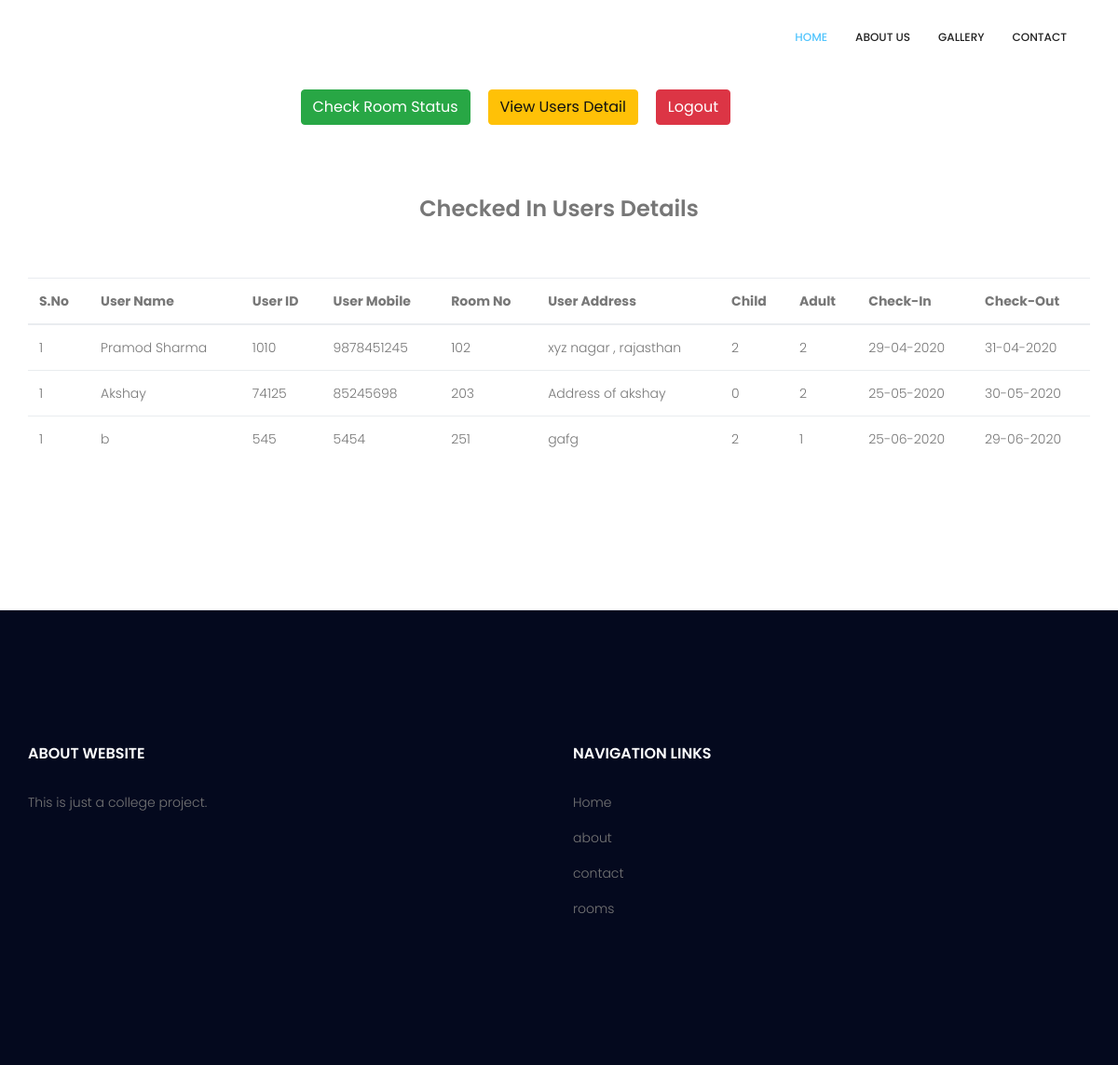
/admin/admin_dashboard.php, run on the app's committed database.
### tables this page shows
CREATE TABLE `single_non_ac` (
  `s_no` int(11) NOT NULL,
  `room_no` int(11) NOT NULL,
  `holder_name` varchar(100) NOT NULL,
  `holder_id` int(11) NOT NULL,
  `holder_mobile` varchar(100) NOT NULL,
  `holder_address` varchar(250) NOT NULL,
  `child` int(11) NOT NULL,
  `adult` int(11) NOT NULL,
  `in_date` varchar(100) NOT NULL,
  `out_date` varchar(100) NOT NULL,
  `status` int(11) NOT NULL
);

CREATE TABLE `double_non_ac` (
  `s_no` int(11) NOT NULL,
  `room_no` int(11) NOT NULL,
  `holder_name` varchar(100) DEFAULT NULL,
  `holder_id` int(11) DEFAULT NULL,
  `holder_mobile` varchar(100) DEFAULT NULL,
  `holder_address` varchar(250) DEFAULT NULL,
  `child` int(11) DEFAULT NULL,
  `adult` int(11) DEFAULT NULL,
  `in_date` varchar(100) DEFAULT NULL,
  `out_date` varchar(100) DEFAULT NULL,
  `status` int(11) NOT NULL
);

CREATE TABLE `double_ac` (
  `s_no` int(11) NOT NULL,
  `room_no` int(11) NOT NULL,
  `holder_name` varchar(100) DEFAULT NULL,
  `holder_id` int(11) DEFAULT NULL,
  `holder_mobile` varchar(100) DEFAULT NULL,
  `holder_address` varchar(250) DEFAULT NULL,
  `child` int(11) DEFAULT NULL,
  `adult` int(11) DEFAULT NULL,
  `in_date` varchar(100) DEFAULT NULL,
  `out_date` varchar(100) DEFAULT NULL,
  `status` int(11) NOT NULL
);

### admin/admin_dashboard.php (the view, shortened to what this page needs)
<!doctype html>
<html lang="en">
    <head>
        <link rel="stylesheet" href="../css/bootstrap.css">
        <link rel="stylesheet" href="../vendors/linericon/style.css">
        <link rel="stylesheet" href="../css/font-awesome.min.css">
        <link rel="stylesheet" href="../vendors/owl-carousel/owl.carousel.min.css">
        <link rel="stylesheet" href="../vendors/bootstrap-datepicker/bootstrap-datetimepicker.min.css">
        <link rel="stylesheet" href="../vendors/nice-select/css/nice-select.css">
        <link rel="stylesheet" href="../vendors/owl-carousel/owl.carousel.min.css">
        <link rel="stylesheet" href="../css/style.css">
        <link rel="stylesheet" href="../css/responsive.css">
    </head>
    <body>
        <header class="header_area">
            <div class="container">
                <nav class="navbar navbar-expand-lg navbar-light">
                    <div class="collapse navbar-collapse offset" id="navbarSupportedContent">
                        <ul class="nav navbar-nav menu_nav ml-auto">
                            <li class="nav-item active"><a class="nav-link" href="../index.html">Home</a></li>
                            <li class="nav-item"><a class="nav-link" href="../about.html">About us</a></li>
                            <li class="nav-item"><a class="nav-link" href="../gallery.html">Gallery</a></li>
                            <li class="nav-item"><a class="nav-link" href="../contact.html">Contact</a></li>
                        </ul>
                    </div>
                </nav>
            </div>
        </header>
        <br><br><br><br>
        <div class="container">
        <div class="row">
            <div class="col-md-3"></div>
            <div class="col-md-7">
                <form action="" method="post">
                    <a class="btn btn-success" href="rooms.php">Check Room Status</a>
                    <a class="btn btn-warning" href="admin_dashboard.php">View Users Detail</a>
                    <a class="btn btn-danger" href="logout.php">Logout</a>
                </form>
            </div>
            <div class="col-md-2"></div>
        </div>
        </div>
        <br><br><br>
       <div class="container">
       <div class="row">
       	<div class="col-md-12">
       		<center><h3>Checked In Users Details</h3></center>
       	</div>
       </div><br><br>
        <div class="row">
        	<div class="col-md-12">
                <table class="table">
                    <thead>
                        <tr>
                            <th>S.No</th>
                            <th>User Name</th>
                            <th>User ID</th>
                            <th>User Mobile</th>
                            <th>Room No</th>
                            <th>User Address</th>
                            <th>Child</th>
                            <th>Adult</th>
                            <th>Check-In</th>
                            <th>Check-Out</th>
                        </tr>
                    </thead>
        		<?php
                    $user_count = 0;
                    $connection = mysqli_connect("localhost","root","");
                    $query = "select * from single_non_ac where status = 1;";
                    $query_run = mysqli_query($connection,$query);
                    while($row = mysqli_fetch_assoc($query_run)){
                        $user_count = $user_count + 1;
                        ?>
                            <tr>
                                <td><?php echo $user_count;?></td>
                                <td><?php echo $row['holder_name'];?></td>
                                <td><?php echo $row['holder_id'];?></td>
                                <td><?php echo $row['holder_mobile'];?></td>
                                <td><?php echo $row['room_no'];?></td>
                                <td><?php echo $row['holder_address'];?></td>
                                <td><?php echo $row['child'];?></td>
                                <td><?php echo $row['adult'];?></td>
                                <td><?php echo $row['in_date'];?></td>
                                <td><?php echo $row['out_date'];?></td>
                            </tr>
                        <?php
                    }
                ?>
                <?php
                    $user_count = 0;
                    $connection = mysqli_connect("localhost","root","");
                    $query = "select * from double_non_ac where status = 1;";
                    $query_run = mysqli_query($connection,$query);
                    while($row = mysqli_fetch_assoc($query_run)){
                        $user_count = $user_count + 1;
                        ?>
                            <tr>
                                <td><?php echo $user_count;?></td>
                                <td><?php echo $row['holder_name'];?></td>
                                <td><?php echo $row['holder_id'];?></td>
                                <td><?php echo $row['holder_mobile'];?></td>
                                <td><?php echo $row['room_no'];?></td>
                                <td><?php echo $row['holder_address'];?></td>
                                <td><?php echo $row['child'];?></td>
                                <td><?php echo $row['adult'];?></td>
                                <td><?php echo $row['in_date'];?></td>
                                <td><?php echo $row['out_date'];?></td>
                            </tr>
                        <?php
                    }
                ?>
                <?php
                    $user_count = 0;
                    $connection = mysqli_connect("localhost","root","");
                    $query = "select * from double_ac where status = 1;";
                    $query_run = mysqli_query($connection,$query);
                    while($row = mysqli_fetch_assoc($query_run)){
                        $user_count = $user_count + 1;
                        ?>
                            <tr>
                                <td><?php echo $user_count;?></td>
                                <td><?php echo $row['holder_name'];?></td>
                                <td><?php echo $row['holder_id'];?></td>
                                <td><?php echo $row['holder_mobile'];?></td>
                                <td><?php echo $row['room_no'];?></td>
                                <td><?php echo $row['holder_address'];?></td>
                                <td><?php echo $row['child'];?></td>
                                <td><?php echo $row['adult'];?></td>
                                <td><?php echo $row['in_date'];?></td>
                                <td><?php echo $row['out_date'];?></td>
                            </tr>
                        <?php
                    }
                ?>
            </table>
        	</div>
        </div>
        </div>
        <br><br><br><br><br><br>
        <footer class="footer-area section_gap">
            <div class="container">
                <div class="row">
                    <div class="col-lg-6  col-md-6 col-sm-6">
                        <div class="single-footer-widget">
                            <h6 class="footer_title">About Website</h6>
                            <p>This is just a college project.</p>
                        </div>
                    </div>
                    <div class="col-lg-6 col-md-6 col-sm-6">
                        <div class="single-footer-widget">
                            <h6 class="footer_title">Navigation Links</h6>
                            <div class="row">
                                <div class="col-4">
                                    <ul class="list_style">
                                        <li><a href="index.html">Home</a></li>
                                        <li><a href="about.html">about</a></li>
                                        <li><a href="contact.html">contact</a></li>
                                        <li><a href="accomodation.html">rooms</a></li>
                                    </ul>
                                </div>
                            </div>
                        </div>
                    </div>
                </div>
            </div>
        </footer>
    </body>
</html>

### css/style.css (style rules this page uses)
.list_style { list-style: none; margin: 0px; padding: 0px; }
a { text-decoration: none; -webkit-transition: all 0.3s ease-in-out; -o-transition: all 0.3s ease-in-out; transition: all 0.3s ease-in-out; }
body { line-height: 24px; font-size: 14px; font-family: "Poppins", sans-serif; font-weight: 300; color: #777777; }
h1, h2, h3, h4, h5, h6 { font-family: "Poppins", sans-serif; font-weight: 600; }
@media (min-width: 1200px) { .container { max-width: 1170px; } }
.section_gap { padding: 120px 0; }
.header_area { position: absolute; top: 0; left: 0; width: 100%; z-index: 20; }
.navbar { padding: 0px; border: 0px; border-radius: 0px; }
.navbar { background: #fff; padding: 0px 25px; }
.navbar .menu_nav .nav-item .nav-link { font: 500 12px/80px "Poppins", sans-serif; color: #222222; text-transform: uppercase; padding: 0px; }
.navbar .menu_nav .nav-item .nav-link:after { display: none; }
.navbar .menu_nav .nav-item:hover .nav-link, .navbar .menu_nav .nav-item.active .nav-link { color: #52c5fd; }
.navbar .menu_nav .nav-item + li { margin-left: 30px; }
h3 { font-size: 24px; }
h6 { font-size: 14px; }
h1, h2, h3, h4, h5, h6 { line-height: 1.5em; }
.footer-area { background: #04091e; padding: 142px 0px; }
.single-footer-widget ul li a { line-height: 25px; display: inline-block; color: #777; -webkit-transition: all 0.3s linear; -o-transition: all 0.3s linear; transition: all 0.3s linear; margin-bottom: 13px; }
.footer_title { font-size: 16px; line-height: 24px; font-weight: 600; color: #fff; text-transform: uppercase; margin-bottom: 28px; }

### admin/admin_dashboard.php (style rules this page uses)
.btn { margin-right: 15px; }

### data on the page
single_non_ac: holder_name "Pramod Sharma", holder "1010", holder_mobile "9878451245", room_no "102", holder_address "xyz nagar , rajasthan", child "2", adult "2", in_date "29-04-2020", out_date "31-04-2020"
double_non_ac: holder_name "Akshay", holder "74125", holder_mobile "85245698", room_no "203", holder_address "Address of akshay", child "0", adult "2", in_date "25-05-2020", out_date "30-05-2020"
double_ac: holder_name "b", holder "545", holder_mobile "5454", room_no "251", holder_address "gafg", child "2", adult "1", in_date "25-06-2020", out_date "29-06-2020"
